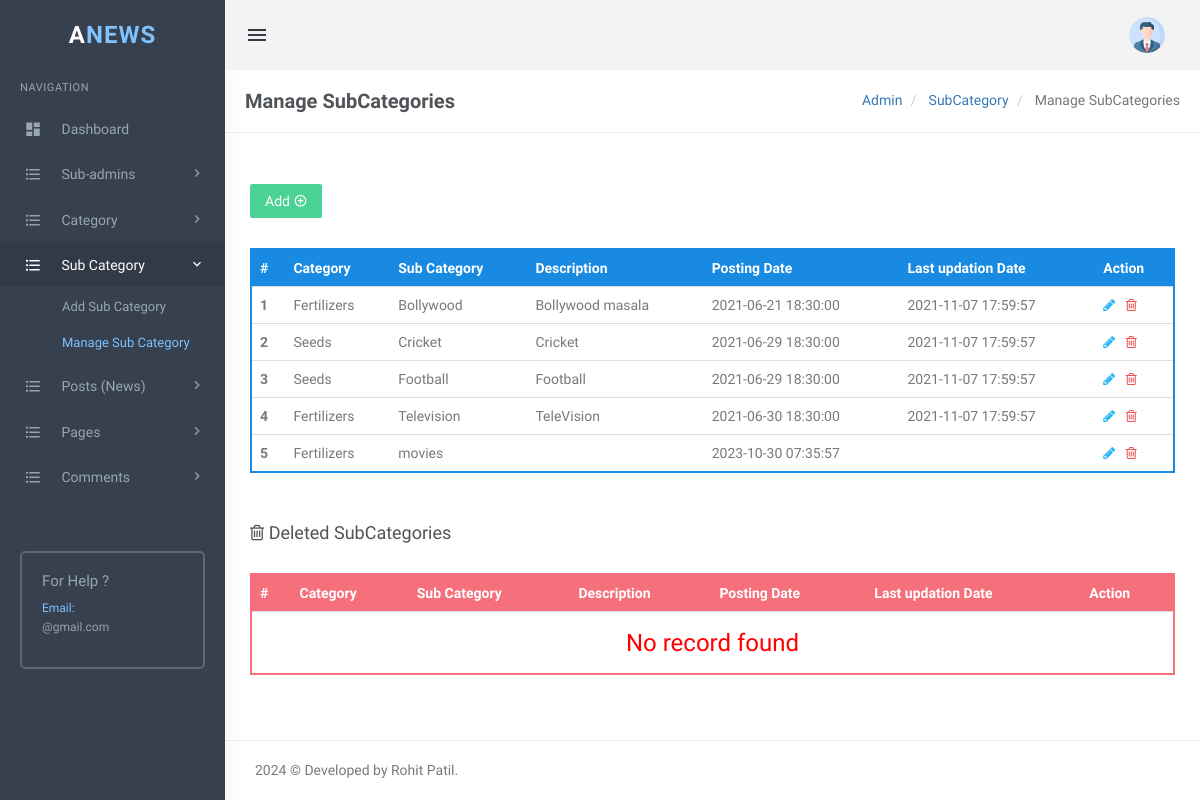
The app's page /newsportal/admin/manage-subcategories.php (signed in) with its own data.
### tables this page shows
CREATE TABLE `tblsubcategory` (
  `Sub_CatID` int(11) NOT NULL,
  `Cat_ID` int(11) DEFAULT NULL,
  `Sub_Cat_Name` varchar(255) DEFAULT NULL,
  `Sub_Cat_Description` mediumtext DEFAULT NULL,
  `PostingDate` timestamp NOT NULL DEFAULT current_timestamp(),
  `UpdationDate` timestamp NULL DEFAULT NULL ON UPDATE current_timestamp(),
  `Is_Active` int(1) DEFAULT NULL
);

CREATE TABLE `tblcategory` (
  `Cat_ID` int(11) NOT NULL,
  `Cat_Name` varchar(200) DEFAULT NULL,
  `Description` mediumtext DEFAULT NULL,
  `PostingDate` timestamp NULL DEFAULT current_timestamp(),
  `UpdationDate` timestamp NULL DEFAULT NULL ON UPDATE current_timestamp(),
  `Is_Active` int(1) DEFAULT NULL
);

### newsportal/admin/manage-subcategories.php (the view, shortened to what this page needs)
<?php
include('includes/config.php');
if(strlen($_SESSION['login'])==0)
  {
header('location:index.php');
}
else{
?>
<!DOCTYPE html>
<html lang="en">
<head>
    <link href="assets/css/bootstrap.min.css" rel="stylesheet" type="text/css" />
    <link href="assets/css/core.css" rel="stylesheet" type="text/css" />
    <link href="assets/css/components.css" rel="stylesheet" type="text/css" />
    <link href="assets/css/icons.css" rel="stylesheet" type="text/css" />
    <link href="assets/css/pages.css" rel="stylesheet" type="text/css" />
    <link href="assets/css/menu.css" rel="stylesheet" type="text/css" />
    <link href="assets/css/responsive.css" rel="stylesheet" type="text/css" />
    <link rel="stylesheet" href="../plugins/switchery/switchery.min.css">
</head>
<body class="fixed-left">
    <div id="wrapper">
        <?php include('includes/topheader.php');?>
        <?php include('includes/leftsidebar.php');?>
        <div class="content-page">
            <div class="content">
                <div class="container">
                    <div class="row">
                        <div class="col-xs-12">
                            <div class="page-title-box">
                                <h4 class="page-title">Manage SubCategories</h4>
                                <ol class="breadcrumb p-0 m-0">
                                    <li>
                                        <a href="#">Admin</a>
                                    </li>
                                    <li>
                                        <a href="#">SubCategory </a>
                                    </li>
                                    <li class="active">
                                        Manage SubCategories
                                    </li>
                                </ol>
                                <div class="clearfix"></div>
                            </div>
                        </div>
                    </div>
                    <div class="row">
                        <div class="col-sm-6">
                        </div>
                        <div class="row">
                            <div class="col-md-12">
                                <div class="demo-box m-t-20">
                                    <div class="m-b-30">
                                        <a href="add-subcategory.php">
                                            <button id="addToTable" class="btn btn-success waves-effect waves-light">Add
                                                <i class="mdi mdi-plus-circle-outline"></i></button>
                                        </a>
                                    </div>
                                    <div class="table-responsive">
                                        <table class="table m-0 table-colored-bordered table-bordered-primary">
                                            <thead>
                                                <tr>
                                                    <th>#</th>
                                                    <th> Category</th>
                                                    <th>Sub Category</th>
                                                    <th>Description</th>
                                                    <th>Posting Date</th>
                                                    <th>Last updation Date</th>
                                                    <th>Action</th>
                                                </tr>
                                            </thead>
                                            <tbody>
                                                <?php
                                                $query=mysqli_query($con,"SELECT tblcategory.Cat_Name AS catname,tblsubcategory.Sub_Cat_Name AS subcatname,tblsubcategory.Sub_Cat_Description AS SubCatDescription,tblsubcategory.PostingDate AS subcatpostingdate,tblsubcategory.UpdationDate AS subcatupdationdate,tblsubcategory.Sub_CatID AS subcatid FROM tblsubcategory JOIN tblcategory ON tblsubcategory.Cat_ID=tblcategory.Cat_ID WHERE tblsubcategory.Is_Active=1");
                                                $cnt=1;
                                                $rowcount=mysqli_num_rows($query);
                                                if($rowcount==0)
                                                {
                                                ?>
                                                <tr>
                                                    <td colspan="7" align="center">
                                                        <h3 style="color:red">No record found</h3>
                                                    </td>
                                                <tr>
                                                    <?php
                                                    } else {
                                                    while($row=mysqli_fetch_array($query))
                                                    {
                                                    ?>
                                                <tr>
                                                    <th scope="row">
                                                        <?php echo htmlentities($cnt);?>
                                                    </th>
                                                    <td>
                                                        <?php echo htmlentities($row['catname']);?>
                                                    </td>
                                                    <td>
                                                        <?php echo htmlentities($row['subcatname']);?>
                                                    </td>
                                                    <td>
                                                        <?php echo htmlentities($row['SubCatDescription']);?>
                                                    </td>
                                                    <td>
                                                        <?php echo htmlentities($row['subcatpostingdate']);?>
                                                    </td>
                                                    <td>
                                                        <?php echo htmlentities($row['subcatupdationdate']);?>
                                                    </td>
                                                    <td><a
                                                            href="edit-subcategory.php?scid=<?php echo htmlentities($row['subcatid']);?>"><i
                                                                class="fa fa-pencil" style="color: #29b6f6;"></i></a>
                                                        &nbsp;<a
                                                            href="manage-subcategories.php?scid=<?php echo htmlentities($row['subcatid']);?>&&action=del">
                                                            <i class="fa fa-trash-o" style="color: #f05050"></i></a>
                                                    </td>
                                                </tr>
                                                <?php
$cnt++;
 }} ?>
                                            </tbody>
                                        </table>
                                    </div>
                                </div>
                            </div>
                        </div>
                        <div class="row">
                            <div class="col-md-12">
                                <div class="demo-box m-t-20">
                                    <div class="m-b-30">
                                        <h4><i class="fa fa-trash-o"></i> Deleted SubCategories</h4>
                                    </div>
                                    <div class="table-responsive">
                                        <table class="table m-0 table-colored-bordered table-bordered-danger">
                                            <thead>
                                                <tr>
                                                    <th>#</th>
                                                    <th> Category</th>
                                                    <th>Sub Category</th>
                                                    <th>Description</th>
                                                    <th>Posting Date</th>
                                                    <th>Last updation Date</th>
                                                    <th>Action</th>
                                                </tr>
                                            </thead>
                                            <tbody>
                                                <?php
                                                $query=mysqli_query($con,"SELECT tblcategory.Cat_Name AS catname,tblsubcategory.Sub_Cat_Name AS subcatname,tblsubcategory.Sub_Cat_Description AS SubCatDescription,tblsubcategory.PostingDate AS subcatpostingdate,tblsubcategory.UpdationDate AS subcatupdationdate,tblsubcategory.Sub_CatID AS subcatid FROM tblsubcategory JOIN tblcategory ON tblsubcategory.Cat_ID=tblcategory.Cat_ID WHERE  tblsubcategory.Is_Active=0");
                                                $cnt=1;
                                                $rowcount=mysqli_num_rows($query);
                                                if($rowcount==0)
                                                {
                                                ?>
                                                <tr>
                                                    <td colspan="7" align="center">
                                                        <h3 style="color:red">No record found</h3>
                                                    </td>
                                                    <?php
                                                        } else {
                                                        while($row=mysqli_fetch_array($query))
                                                        {
                                                    ?>
                                                <tr>
                                                    <th scope="row">
                                                        <?php echo htmlentities($cnt);?>
                                                    </th>
                                                    <td>
                                                        <?php echo htmlentities($row['catname']);?>
                                                    </td>
                                                    <td>
                                                        <?php echo htmlentities($row['subcatname']);?>
                                                    </td>
                                                    <td>
                                                        <?php echo htmlentities($row['SubCatDescription']);?>
                                                    </td>
                                                    <td>
                                                        <?php echo htmlentities($row['subcatpostingdate']);?>
                                                    </td>
                                                    <td>
                                                        <?php echo htmlentities($row['subcatupdationdate']);?>
                                                    </td>
                                                    <td><a
                                                            href="manage-subcategories.php?resid=<?php echo htmlentities($row['subcatid']);?>"><i
                                                                class="ion-arrow-return-right"
                                                                title="Restore this SubCategory"></i></a>
                                                        &nbsp;<a
                                                            href="manage-subcategories.php?scid=<?php echo htmlentities($row['subcatid']);?>&&action=perdel">
                                                            <i class="fa fa-trash-o" style="color: #f05050"></i></a>
                                                    </td>
                                                </tr>
                                                <?php
$cnt++;
 } }?>
                                            </tbody>
                                        </table>
                                    </div>
                                </div>
                            </div>
                        </div>
                    </div>
                </div>
                <?php include('includes/footer.php');?>
            </div>
        </div>
</body>
</html>
<?php } ?>

### newsportal/admin/assets/css/core.css (style rules this page uses)
body { font-family: 'Varela Round', sans-serif; margin: 0; padding-bottom: 60px; overflow-x: hidden; color: #797979; }
html { position: relative; min-height: 100%; }
.h1, .h2, .h3, .h4, .h5, .h6, h1, h2, h3, h4, h5, h6 { color: #505458; font-family: 'Hind Madurai', sans-serif; margin: 10px 0; }
* { outline: none !important; }
.container { width: auto; }
#wrapper { height: 100%; overflow: hidden; width: 100%; }
.p-0 { padding: 0 !important; }
.m-0 { margin: 0 !important; }
.m-t-20 { margin-top: 20px !important; }
.m-b-30 { margin-bottom: 30px !important; }
.row { margin-right: -10px; margin-left: -10px; }
.col-lg-1, .col-lg-10, .col-lg-11, .col-lg-12, .col-lg-2, .col-lg-3, .col-lg-4, .col-lg-5, .col-lg-6, .col-lg-7, .col-lg-8, .col-lg-9, .col-md-1, .col-md-10, .col-md-11, .col-md-12, .col-md-2, .col-md-3, .col-md-4, .col-md-5, .col-md-6, .col-md-7, .col-md-8, .col-md-9, .col-sm-1, .col-sm-10, .col-sm-11, .col-sm-12, .col-sm-2, .col-sm-3, .col-sm-4, .col-sm-5, .col-sm-6, .col-sm-7, .col-sm-8, .col-sm-9, .col-xs-1, .col-xs-10, .col-xs-11, .col-xs-12, .col-xs-2, .col-xs-3, .col-xs-4, .col-xs-5, .col-xs-6, .col-xs-7, .col-xs-8, .col-xs-9 { padding-left: 10px; padding-right: 10px; }
.breadcrumb { background-color: transparent; margin-bottom: 15px; padding-top: 10px; padding-left: 0; }
.waves-effect { position: relative; cursor: pointer; display: inline-block; overflow: hidden; -webkit-user-select: none; -moz-user-select: none; -ms-user-select: none; user-select: none; -webkit-tap-highlight-color: transparent; vertical-align: middle; z-index: 1; will-change: opacity, transform; -webkit-transition: all 0.3s ease-out; -moz-transition: all 0.3s ease-out; -o-transition: all 0.3s ease-out; -ms-transition: all 0.3s ease-out; transition: all 0.3s ease-out; }
.demo-box { padding: 10px 15px; }

### newsportal/admin/assets/css/menu.css (style rules this page uses)
.content-page { margin-left: 225px; overflow: hidden; }
.content-page .content { padding: 0 5px 10px 5px; margin-top: 70px; }
.page-title { font-size: 20px; margin-bottom: 0; margin-top: 0; font-weight: 600; }
.page-title-box { padding: 20px; border-bottom: 1px solid #eee; margin: 0 -20px 20px -20px; }
.page-title-box .page-title { margin-bottom: 0; float: left; }
.page-title-box .breadcrumb { float: right; background-color: transparent !important; }

### records on screen
tblsubcategory: Cat_ID.Cat_Name "Fertilizers", Sub_Cat_Name "Bollywood", Sub_Cat_Description "Bollywood masala", PostingDate "2021-06-21 18:30:00", UpdationDate "2021-11-07 17:59:57"
tblsubcategory: Cat_ID.Cat_Name "Seeds", Sub_Cat_Name "Cricket", Sub_Cat_Description "Cricket", PostingDate "2021-06-29 18:30:00", UpdationDate "2021-11-07 17:59:57"
tblsubcategory: Cat_ID.Cat_Name "Seeds", Sub_Cat_Name "Football", Sub_Cat_Description "Football", PostingDate "2021-06-29 18:30:00", UpdationDate "2021-11-07 17:59:57"
tblsubcategory: Cat_ID.Cat_Name "Fertilizers", Sub_Cat_Name "Television", Sub_Cat_Description "TeleVision", PostingDate "2021-06-30 18:30:00", UpdationDate "2021-11-07 17:59:57"
tblsubcategory: Cat_ID.Cat_Name "Fertilizers", Sub_Cat_Name "movies", PostingDate "2023-10-30 07:35:57"
